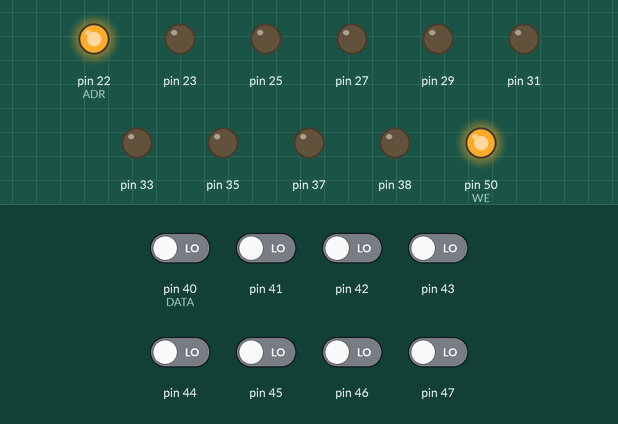
Recording of a sketch running on a simulated Arduino Mega 2560, built with avr-gcc and run on an emulated ATmega2560. Shown: output pins drawn as LEDs (lit = HIGH). The inputs (shaded band) are chosen by the test bench; at power-on: pin 40 (DATA), pin 41–47 LOW. Pins used as bus, display or sensor lines are not drawn; what the sketch prints to the serial monitor is not drawn.

Above: at 0.1 s.
Timing chart, 0 to 1.6 s (numbered marks = the images above):
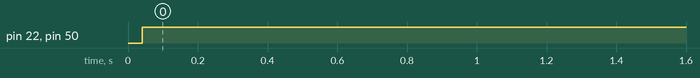

Measured:
- by itself, pin 22 (ADR), pin 50 (WE): LOW → HIGH at 0.04 s

The sketch:

gls29ee010-programmer_13.ino
```cpp
//use arduino MEGA

#define ADR 22
#define DATA 40
#define WE 50
#define OE 51
#define CE 52
//data and adr are the 0th pins, counting up increments them on the chip

char buff[200];

void setup() {
  //setup
  Serial.begin(9600);
  while(!Serial)
    delay(10);
  long i;
  for (i = 22; i <= 53; i++)
    pinMode(i, INPUT);
  pinMode(WE, OUTPUT);
  digitalWrite(WE, HIGH);
  pinMode(OE, OUTPUT);
  digitalWrite(OE, LOW);
  pinMode(CE, OUTPUT);
  digitalWrite(CE, HIGH);

  for (i = 0; i < 17; i++)
    pinMode(ADR+i, OUTPUT);
  for (i = 0; i < 8; i++)
    pinMode(DATA+i, OUTPUT);

  setadr(0x5555);
  digitalWrite(OE, HIGH);
  digitalWrite(CE, LOW);
  digitalWrite(WE, LOW);
  setval(0xAA);
  delayMicroseconds(1);
  setadr(0x2AAA);
  digitalWrite(WE, HIGH);
  setval(0x55);
  digitalWrite(WE, LOW);
  delayMicroseconds(1);
  setadr(0x5555);
  digitalWrite(WE, HIGH);
  setval(0x90);
  digitalWrite(WE, LOW);
  delayMicroseconds(1);
  digitalWrite(WE, HIGH);
  digitalWrite(CE, HIGH);
  for (i = 0; i < 8; i++)
    pinMode(DATA+i, INPUT);
  delayMicroseconds(15);
  digitalWrite(CE, LOW);
  digitalWrite(OE, LOW);

  show(0);
  show(1);
}

void setadr(long a)
{
  long i;

  for (i = 0; i < 17; i++)
    digitalWrite(ADR+i, LOW);
  for (i = 0; i < 17; i++)
    if (a & (1 << i))
      digitalWrite(ADR+i, HIGH);
}

void setval(int v)
{
  long i;

  for (i = 0; i < 8; i++)
    digitalWrite(DATA+i, LOW);
  for (i = 0; i < 8; i++)
    if (v & (1 << i))
      digitalWrite(DATA+i, HIGH);
}

void def(long a, int v)
{
  long i;

  digitalWrite(WE, HIGH);
  for (i = 0; i < 17; i++)
    digitalWrite(ADR+i, LOW);
  for (i = 0; i < 17; i++)
    if (a & (1 << i))
      digitalWrite(ADR+i, HIGH);
  digitalWrite(WE, LOW);
  for (i = 0; i < 8; i++)
    digitalWrite(DATA+i, LOW);
  for (i = 0; i < 8; i++)
    if (v & (1 << i))
      digitalWrite(DATA+i, HIGH);
  digitalWrite(WE, HIGH);
}

void show(long a)
{
  long i;
  int val;

  for (i = 0; i < 17; i++)
    digitalWrite(ADR+i, LOW);
  for (i = 0; i < 17; i++)
    if (a & (1 << i))
      digitalWrite(ADR+i, HIGH);

  for (val = 0, i = 0; i < 8; i++)
    if (digitalRead(DATA+i))
      val += (1 << i);

  Serial.println(val);
}

void loop() {}
```
